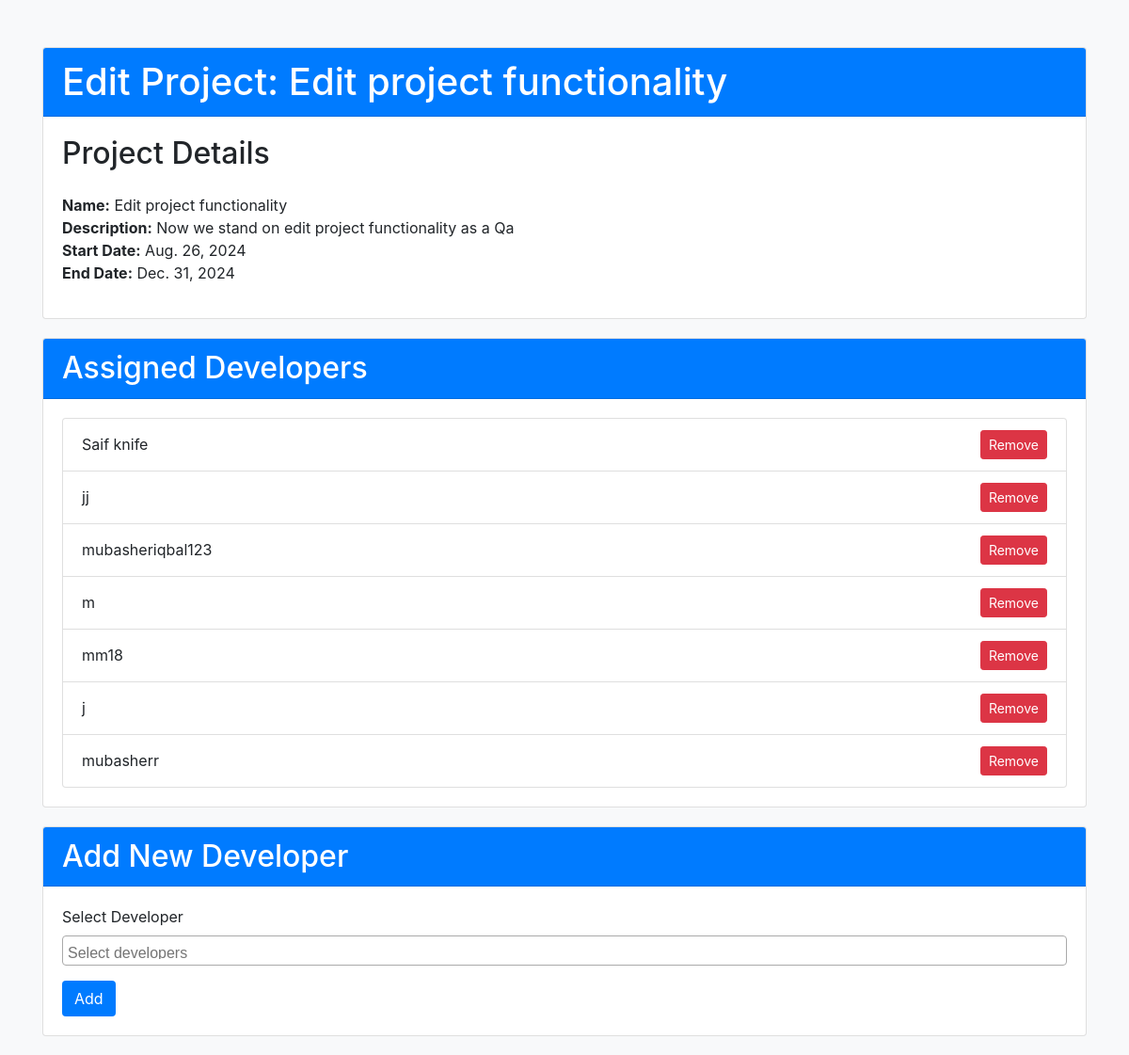
/projects/3/edit/, run on an earlier commit of the app's database.
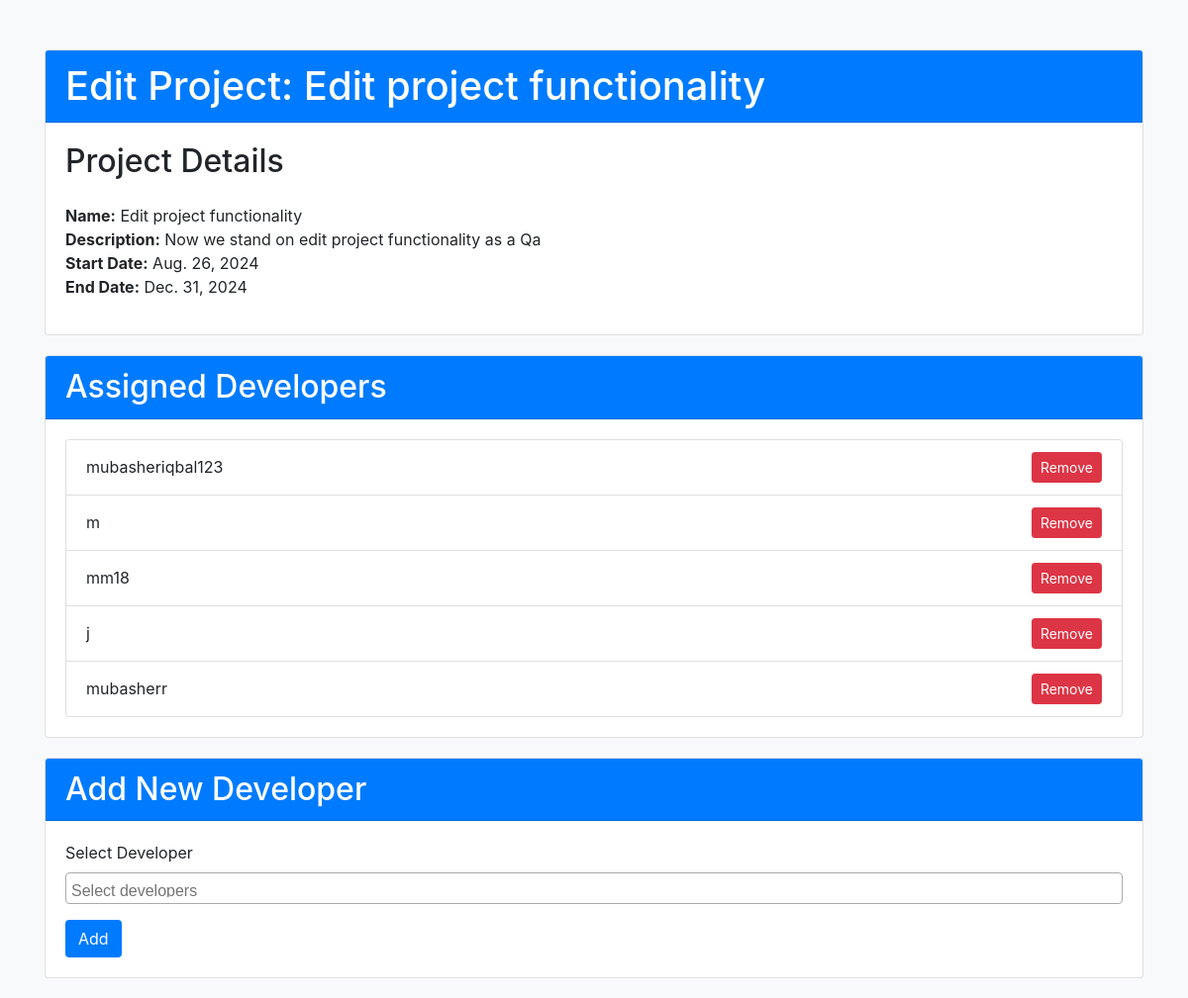
And on a later commit of the database.
### bugtrackingsystem/models.py (models this page shows)
class Assignment(models.Model):
    project = models.ForeignKey(Project, on_delete=models.CASCADE)
    user = models.ForeignKey(User, on_delete=models.CASCADE)

### bugtrackingsystem/views.py (the view, shortened to what this page needs)
# urls.py: path('projects/<int:project_id>/edit/', views.qa_edit_project, name='qa_edit_project'),
def qa_edit_project(request, project_id):
    project = get_object_or_404(Project, id=project_id)
    assigned_developers = Assignment.objects.filter(project=project, user__userprofile__role='Developer')
    all_developers = User.objects.filter(userprofile__role='Developer')
    available_developers = all_developers.exclude(id__in=assigned_developers.values_list('user_id', flat=True))
    context = {
        'project': project,
        'assigned_developers': assigned_developers,
        'available_developers': available_developers,
    }
    return render(request, 'qa_edit_project.html', context)

### bugtrackingsystem/templates/qa_edit_project.html (shortened to what this page needs)
<!DOCTYPE html>
<html lang="en">
<head>
    <link href="https://stackpath.bootstrapcdn.com/bootstrap/4.5.2/css/bootstrap.min.css" rel="stylesheet">
    <link href="https://cdnjs.cloudflare.com/ajax/libs/select2/4.0.13/css/select2.min.css" rel="stylesheet" />
</head>
<body>
    <div class="container">
        <div class="card">
            <div class="card-header">
                <h1 class="card-title mb-0">Edit Project: {{ project.name }}</h1>
            </div>
            <div class="card-body">
                <h2 class="mb-4">Project Details</h2>
                <ul class="list-unstyled">
                    <li><strong>Name:</strong> {{ project.name }}</li>
                    <li><strong>Description:</strong> {{ project.description }}</li>
                    <li><strong>Start Date:</strong> {{ project.start_date }}</li>
                    <li><strong>End Date:</strong> {{ project.end_date }}</li>
                </ul>
            </div>
        </div>
        <div class="card">
            <div class="card-header">
                <h2 class="mb-0">Assigned Developers</h2>
            </div>
            <div class="card-body">
                <ul class="list-group">
                    {% for assignment in assigned_developers %}
                    <li class="list-group-item">
                        {{ assignment.user.username }}
                        <form method="post" style="display:inline;">
                            <button type="submit" name="remove_developer" value="{{ assignment.user.id }}" class="btn btn-danger btn-sm">Remove</button>
                        </form>
                    </li>
                    {% endfor %}
                </ul>
            </div>
        </div>
        <div class="card">
            <div class="card-header">
                <h2 class="mb-0">Add New Developer</h2>
            </div>
            <div class="card-body">
                <form method="post">
                    <div class="form-group">
                        <label for="add_developers">Select Developer</label>
                    </div>
                    <button type="submit" class="btn btn-custom">Add</button>
                </form>
            </div>
        </div>
    </div>
</body>
</html>

What changed in the data, as far as the page shows it:
removed Assignment: user.username "Saif knife"
removed Assignment: user.username "jj"
